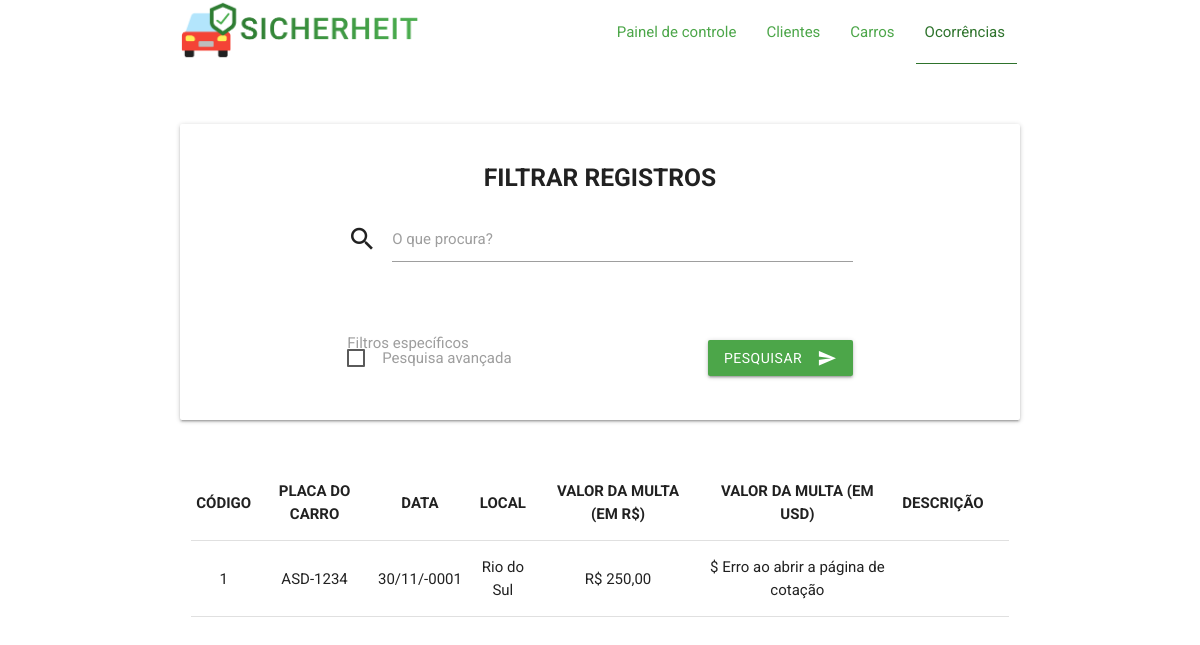
The page /Site/ocorrencias.php on the database its author committed.
### tables this page shows
CREATE TABLE IF NOT EXISTS `Ocorrencias` (
    `Codigo` INT PRIMARY KEY AUTO_INCREMENT,
    `Placa_Carro` VARCHAR(8) NOT NULL,
    `Data` DATE NOT NULL,
    `Local` VARCHAR(120) NOT NULL,
    `Valor_Multa` DECIMAL(6, 2) NOT NULL,
    `Descricao` VARCHAR(240) NOT NULL,
    FOREIGN KEY (`Placa_Carro`) REFERENCES `Carros`(`Placa`)
    ON DELETE CASCADE
);

### Site/conf/conf.inc.php (called while the page is built, shortened)
<?php
	$tabelaOcorrencia = "Ocorrencias";
?>

### Site/ocorrencias.php (the view, shortened to what this page needs)
<!DOCTYPE html>
<html lang="pt-br">
<?php
    include 'funcoes.php';
	include 'connect/connect.php';
	$pesquisa = isset($_POST['pesquisa']) ? $_POST['pesquisa'] : '';
	$filtro = isset($_POST['filtro']) ? $_POST['filtro'] : 'nenhum';
    $nomeTabela = $tabelaOcorrencia;
?>
<head>
  <link href="assets/css/materialize.css" type="text/css" rel="stylesheet" media="screen,projection"/>
</head>
<body>
<header>
    <div class="navbar-fixed">
        <nav>
            <div class="nav-wrapper container">
            <a href="index.php" class="brand-logo"><img src="assets/img/logo-sicherheit.png" alt="Logo Sicherheit"></a>
            <ul class="right hide-on-med-and-down">
                <li><a href="index.php">Painel de controle</a></li>
                <li><a href="clientes.php">Clientes</a></li>
                <li><a href="carros.php">Carros</a></li>
                <li><a class="active" href="ocorrencias.php">Ocorrências</a></li>
            </ul>
            </div>
        </nav>
    </div>
  </header>
  <main style="margin-top: 2.5rem;">
    <div class="section">
        <div class="container">
            <div class="card-panel">
                <h5 class="center-align title">Filtrar registros</h5>
                <form action="" method="POST">
                    <div class="row">
                        <div class="col s12 m8 offset-m2">
                            <div class="input-field">
                                <i class="material-icons prefix">search</i>
                                <input id="pesquisar" type="text" name="pesquisa" value="<?php echo $pesquisa; ?>" class="validate">
                                <label for="pesquisar">O que procura?</label>
                            </div>
                        </div>
                    </div>
                    <div class="row">
                        <div class="row" id="pesquisaAvancada">
                            <div class="col s12 m8 offset-m2">
                                <div class="input-field">
                                    <label>Filtros específicos</label>
                                </div>
                            </div>
                        </div>
                        <div class="col s6 m4 offset-m2 left-align" style="margin-top: 0.4rem;">
                            <label>
                                <span>Pesquisa avançada</span>
                            </label>
                        </div>
                        <div class="col s6 m4 right-align">
                            <button class="btn waves-effect waves-light" type="submit" name="action">Pesquisar<i class="material-icons right">send</i></button>
                        </div>
                    </div>
                </form>
            </div>
        </div>
    </div>
    <?php
        if ($pesquisa == '') {
            $sql = "SELECT * FROM ". $nomeTabela;
        } elseif ($filtro == 'Codigo') {
            $sql = "SELECT * FROM ". $nomeTabela. " WHERE Codigo LIKE '%". $pesquisa. "%' ORDER BY ". $filtro;
        } elseif ($filtro == 'Data') {
            $sql = "SELECT * FROM ". $nomeTabela. " WHERE Data LIKE '". $pesquisa. "%' ORDER BY ". $filtro;
        } elseif ($filtro == 'Local') {
            $sql = "SELECT * FROM ". $nomeTabela. " WHERE Local LIKE '%". $pesquisa. "%' ORDER BY ". $filtro;
        } else {
            $sql = "SELECT * FROM ". $nomeTabela. " WHERE Codigo LIKE '%". $pesquisa. "%'
                                                        OR Data LIKE '". $pesquisa. "%'
                                                        OR Local LIKE'%". $pesquisa. "%'";
        }
        $resultado = mysqli_query ($conexao, $sql);
    ?>
    <div class="section">
        <div class="container">
            <div class="row">
                <div class="col s12">
                <table class="highlight centered responsive-table">
                        <thead>
                        <tr class="title">
                            <th>Código</th>
                            <th>Placa do carro</th>
                            <th>Data</th>
                            <th>Local</th>
                            <th>Valor da multa (em R$)</th>
                            <th>Valor da multa (em USD)</th>
                            <th>Descrição</th>
                            <th></th>
                            <th></th>
                        </tr>
                        </thead>
                        <tbody>
                        <?php while ($tupla = mysqli_fetch_array($resultado)){ ?>
                        <tr>
                            <td><?php echo $tupla['Codigo']; ?></td>
                            <td><?php echo $tupla['Placa_Carro']; ?></td>
                            <td><?php echo converterData($tupla['Data']); ?></td>
                            <td><?php echo $tupla['Local']; ?></td>
                            <td>R$ <?php echo number_format($tupla['Valor_Multa'], 2, ',', '.'); ?></td>
                            <td>$ <?php
                                    $multaDolar = converterDolar($nomeTabela, 'Valor_Multa', 'Codigo', $tupla['Codigo']);
                                  ?></td>
                        <?php } ?>

### Site/funcoes.php (shortened to what this page needs)
<?php
	function converterData($x) {
		return date('d/m/Y', strtotime(str_replace("/", "-",  $x)));
	}
	function dolarAtual() {
		if(!$fp=fopen("https://www.infomoney.com.br/mercados/cambio" , "r" )) {
			echo "Erro ao abrir a página de cotação" ;
			exit;
		}
		$conteudo = '';
		$valorCompraHTML = explode('<td><span>', $conteudo);
		$valorCompra = trim(strip_tags($valorCompraHTML[1]));
		$valorCompraCalculavel = str_replace(',','.', $valorCompra);
		return $valorCompraCalculavel;
	}
	function converterDolar($tabela, $coluna, $codigo, $valorCodigo) {
		$sql = "SELECT `". $coluna. "` / ". dolarAtual(). "
				FROM `". $tabela. "`
				WHERE `". $codigo.  "` = ". $valorCodigo;
	}
?>

### rows shown on the page
ocorrencias: Codigo "1", Placa_Carro "ASD-1234", Data "30/11/-0001", Local "Rio do Sul", Valor_Multa "250,00"
